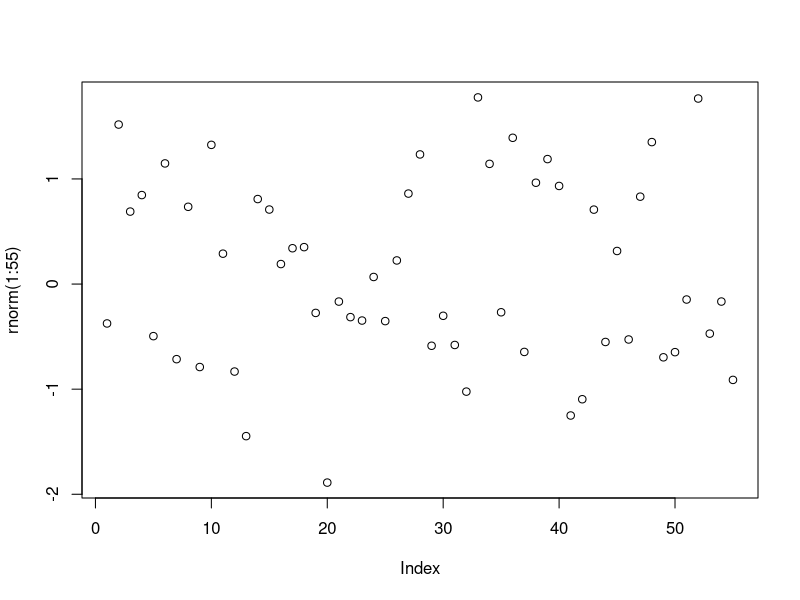

Source code (R):
## ---- chunk 1
plot(rnorm(1:55))
